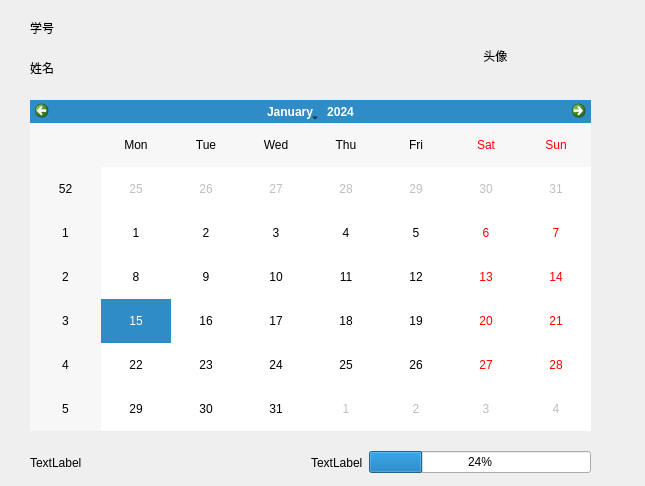
<?xml version="1.0" encoding="UTF-8"?>
<ui version="4.0">
 <class>Person</class>
 <widget class="QWidget" name="Person">
  <property name="geometry">
   <rect>
    <x>0</x>
    <y>0</y>
    <width>645</width>
    <height>486</height>
   </rect>
  </property>
  <property name="windowTitle">
   <string>Form</string>
  </property>
  <widget class="QLabel" name="label">
   <property name="geometry">
    <rect>
     <x>30</x>
     <y>20</y>
     <width>111</width>
     <height>16</height>
    </rect>
   </property>
   <property name="text">
    <string>学号</string>
   </property>
  </widget>
  <widget class="QLabel" name="label_2">
   <property name="geometry">
    <rect>
     <x>30</x>
     <y>60</y>
     <width>111</width>
     <height>16</height>
    </rect>
   </property>
   <property name="text">
    <string>姓名</string>
   </property>
  </widget>
  <widget class="QCalendarWidget" name="calendarWidget">
   <property name="geometry">
    <rect>
     <x>30</x>
     <y>100</y>
     <width>561</width>
     <height>331</height>
    </rect>
   </property>
  </widget>
  <widget class="QLabel" name="label_5">
   <property name="geometry">
    <rect>
     <x>470</x>
     <y>20</y>
     <width>91</width>
     <height>71</height>
    </rect>
   </property>
   <property name="text">
    <string>    头像</string>
   </property>
  </widget>
  <widget class="QWidget" name="">
   <property name="geometry">
    <rect>
     <x>30</x>
     <y>450</y>
     <width>561</width>
     <height>25</height>
    </rect>
   </property>
   <layout class="QHBoxLayout" name="horizontalLayout">
    <item>
     <widget class="QLabel" name="label_3">
      <property name="text">
       <string>TextLabel</string>
      </property>
     </widget>
    </item>
    <item>
     <spacer name="horizontalSpacer">
      <property name="orientation">
       <enum>Qt::Horizontal</enum>
      </property>
      <property name="sizeHint" stdset="0">
       <size>
        <width>40</width>
        <height>20</height>
       </size>
      </property>
     </spacer>
    </item>
    <item>
     <widget class="QLabel" name="label_4">
      <property name="text">
       <string>TextLabel</string>
      </property>
     </widget>
    </item>
    <item>
     <widget class="QProgressBar" name="progressBar">
      <property name="value">
       <number>24</number>
      </property>
     </widget>
    </item>
   </layout>
  </widget>
 </widget>
 <resources/>
 <connections/>
</ui>
